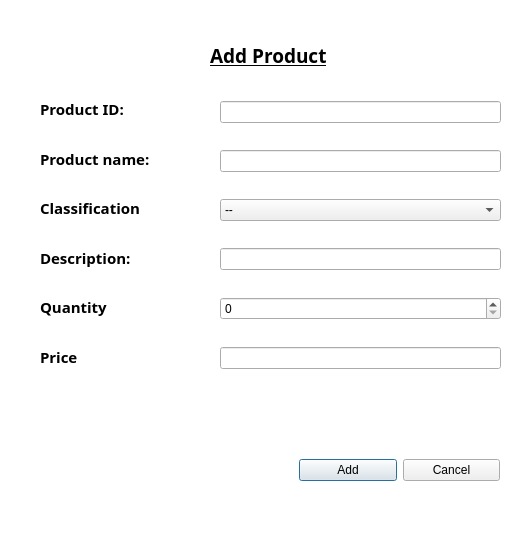
<?xml version="1.0" encoding="UTF-8"?>
<ui version="4.0">
 <class>idproduct</class>
 <widget class="QDialog" name="idproduct">
  <property name="geometry">
   <rect>
    <x>0</x>
    <y>0</y>
    <width>532</width>
    <height>534</height>
   </rect>
  </property>
  <property name="minimumSize">
   <size>
    <width>200</width>
    <height>200</height>
   </size>
  </property>
  <property name="maximumSize">
   <size>
    <width>600</width>
    <height>600</height>
   </size>
  </property>
  <property name="font">
   <font>
    <family>Ubuntu</family>
   </font>
  </property>
  <property name="windowTitle">
   <string>Add Product</string>
  </property>
  <property name="windowIcon">
   <iconset>
    <normaloff>../../.designer/backup/Resources/S.png</normaloff>../../.designer/backup/Resources/S.png</iconset>
  </property>
  <property name="autoFillBackground">
   <bool>false</bool>
  </property>
  <property name="styleSheet">
   <string notr="true"/>
  </property>
  <property name="sizeGripEnabled">
   <bool>false</bool>
  </property>
  <widget class="QLabel" name="label_8">
   <property name="geometry">
    <rect>
     <x>210</x>
     <y>40</y>
     <width>131</width>
     <height>31</height>
    </rect>
   </property>
   <property name="font">
    <font>
     <family>FontAwesome</family>
     <pointsize>14</pointsize>
     <weight>75</weight>
     <bold>true</bold>
     <underline>true</underline>
     <kerning>true</kerning>
    </font>
   </property>
   <property name="autoFillBackground">
    <bool>false</bool>
   </property>
   <property name="text">
    <string>Add Product</string>
   </property>
  </widget>
  <widget class="QGraphicsView" name="graphicsView">
   <property name="geometry">
    <rect>
     <x>-190</x>
     <y>-160</y>
     <width>741</width>
     <height>721</height>
    </rect>
   </property>
   <property name="styleSheet">
    <string notr="true">background-image: url(:/Backgrounds/internal_medicine_zhanna_tsukerman.jpg);</string>
   </property>
  </widget>
  <widget class="QWidget" name="verticalLayoutWidget">
   <property name="geometry">
    <rect>
     <x>40</x>
     <y>87</y>
     <width>160</width>
     <height>291</height>
    </rect>
   </property>
   <layout class="QVBoxLayout" name="verticalLayout">
    <item>
     <widget class="QLabel" name="label_4">
      <property name="font">
       <font>
        <family>Sitka Heading</family>
        <pointsize>11</pointsize>
        <weight>75</weight>
        <bold>true</bold>
       </font>
      </property>
      <property name="text">
       <string>Product ID:</string>
      </property>
     </widget>
    </item>
    <item>
     <widget class="QLabel" name="label">
      <property name="font">
       <font>
        <family>Sitka Heading</family>
        <pointsize>11</pointsize>
        <weight>75</weight>
        <bold>true</bold>
       </font>
      </property>
      <property name="text">
       <string>Product name:</string>
      </property>
     </widget>
    </item>
    <item>
     <widget class="QLabel" name="label_3">
      <property name="font">
       <font>
        <family>Sitka Heading</family>
        <pointsize>11</pointsize>
        <weight>75</weight>
        <bold>true</bold>
       </font>
      </property>
      <property name="text">
       <string>Classification</string>
      </property>
     </widget>
    </item>
    <item>
     <widget class="QLabel" name="label_2">
      <property name="font">
       <font>
        <family>Sitka Heading</family>
        <pointsize>11</pointsize>
        <weight>75</weight>
        <bold>true</bold>
       </font>
      </property>
      <property name="text">
       <string>Description:</string>
      </property>
     </widget>
    </item>
    <item>
     <widget class="QLabel" name="label_5">
      <property name="font">
       <font>
        <family>Sitka Heading</family>
        <pointsize>11</pointsize>
        <weight>75</weight>
        <bold>true</bold>
       </font>
      </property>
      <property name="text">
       <string>Quantity</string>
      </property>
     </widget>
    </item>
    <item>
     <widget class="QLabel" name="label_6">
      <property name="font">
       <font>
        <family>Sitka Heading</family>
        <pointsize>11</pointsize>
        <weight>75</weight>
        <bold>true</bold>
       </font>
      </property>
      <property name="text">
       <string>Price</string>
      </property>
     </widget>
    </item>
   </layout>
  </widget>
  <widget class="QWidget" name="horizontalLayoutWidget">
   <property name="geometry">
    <rect>
     <x>299</x>
     <y>430</y>
     <width>201</width>
     <height>80</height>
    </rect>
   </property>
   <layout class="QHBoxLayout" name="horizontalLayout">
    <item>
     <widget class="QPushButton" name="AddMembah">
      <property name="text">
       <string>Add</string>
      </property>
     </widget>
    </item>
    <item>
     <widget class="QPushButton" name="cancel">
      <property name="text">
       <string>Cancel</string>
      </property>
     </widget>
    </item>
   </layout>
  </widget>
  <widget class="QWidget" name="verticalLayoutWidget_2">
   <property name="geometry">
    <rect>
     <x>220</x>
     <y>80</y>
     <width>281</width>
     <height>311</height>
    </rect>
   </property>
   <layout class="QVBoxLayout" name="verticalLayout_2">
    <item>
     <widget class="QLineEdit" name="idprod">
      <property name="styleSheet">
       <string notr="true">background-image: transparent;</string>
      </property>
      <property name="text">
       <string/>
      </property>
      <property name="placeholderText">
       <string/>
      </property>
     </widget>
    </item>
    <item>
     <widget class="QLineEdit" name="Name">
      <property name="styleSheet">
       <string notr="true">background-image: transparent;</string>
      </property>
      <property name="text">
       <string/>
      </property>
      <property name="placeholderText">
       <string/>
      </property>
     </widget>
    </item>
    <item>
     <widget class="QComboBox" name="Classi">
      <item>
       <property name="text">
        <string>--</string>
       </property>
      </item>
      <item>
       <property name="text">
        <string>Branded</string>
       </property>
      </item>
      <item>
       <property name="text">
        <string>Generic</string>
       </property>
      </item>
     </widget>
    </item>
    <item>
     <widget class="QLineEdit" name="Descrip"/>
    </item>
    <item>
     <widget class="QSpinBox" name="qty">
      <property name="styleSheet">
       <string notr="true">background-image: transparent;</string>
      </property>
     </widget>
    </item>
    <item>
     <widget class="QLineEdit" name="Price"/>
    </item>
   </layout>
  </widget>
  <zorder>graphicsView</zorder>
  <zorder>label_8</zorder>
  <zorder>verticalLayoutWidget</zorder>
  <zorder>horizontalLayoutWidget</zorder>
  <zorder>verticalLayoutWidget_2</zorder>
 </widget>
 <resources>
  <include location="Resourcess/BG.qrc"/>
 </resources>
 <connections/>
</ui>
